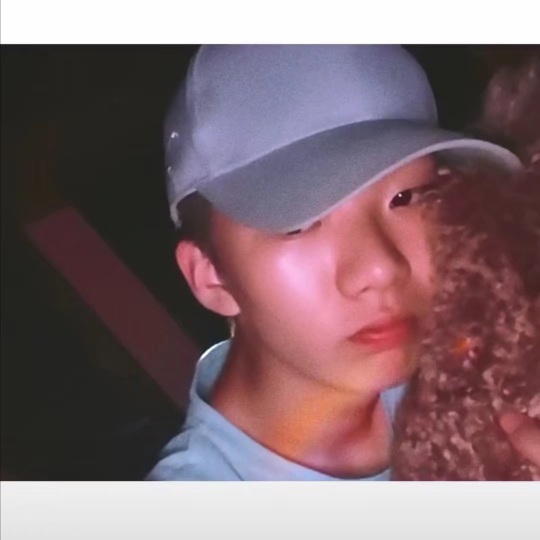
#> input picture Python/practical_training/img/zjm3.jpeg, 1080 x 1079 px (shown at 1/2 size)
$ python '人脸识别.py'
#> lines starting #> are read from the running program, lines starting #| are printed output that depends on the picture; after the words box and inside, x2 and y2 are one past the last pixel; in counts of white or black regions, pixels touching at a corner belong together
import cv2

img=cv2.imread("./img/zjm3.jpeg")
#> img is the input picture: shape (1079, 1080, 3); mean B, G, R 111.9, 106, 129.2
#导入人脸数据特征包
faceData=cv2.CascadeClassifier("./resources/haarcascade_frontalface_alt.xml")

#对比人脸
faces=faceData.detectMultiScale(img,scaleFactor=1.1,minNeighbors=1)
#> faces = [[685, 521, 146, 146]]
# scaleFactor:缩放因子（默认1.3），值越小扫描越细致，越大越容易忽略人脸数据
# minNeighbors:最小邻居值（默认3），值越小越放松，值越大条件越苛刻
print(faces)
#| [[685 521 146 146]]

for x,y,w,h in faces:
    cv2.rectangle(img,pt1=(x,y),pt2=(x+w,y+h),color=[0,0,255],thickness=2)         #绘制矩形
#> this loop made 1 pass
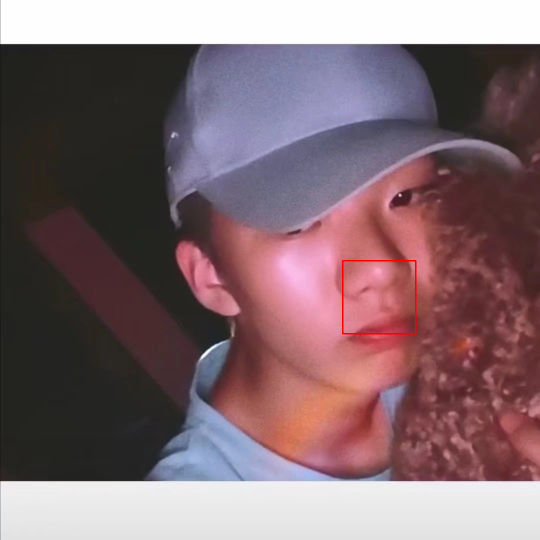
#> img: shape (1079, 1080, 3) (shown at 1/2 size); 0.15% of pixels changed, all inside (x1, y1, x2, y2) = (684, 520, 833, 669)

img=cv2.resize(img,None,fx=0.5,fy=0.5)#等比例缩放窗口
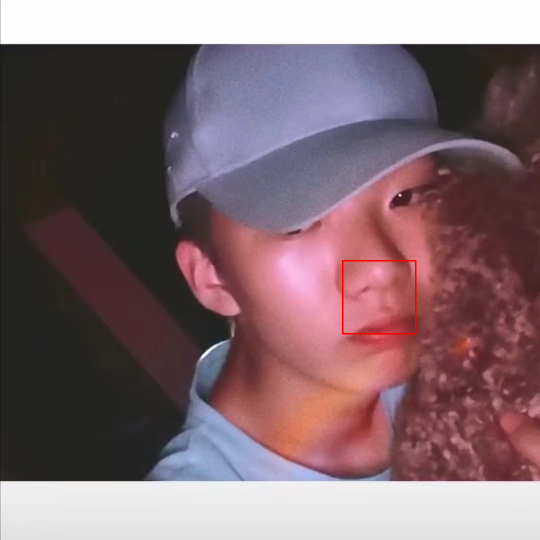
#> img: shape (540, 540, 3); mean B, G, R 112, 106, 129.4
cv2.imshow("赵嘉盟",img) #显示照片
cv2.waitKey()           #窗口等待停留（ms）
cv2.destroyAllWindows()     #释放资源

$ run again, with Python/practical_training/img/zjm2.jpeg copied over Python/practical_training/img/zjm3.jpeg
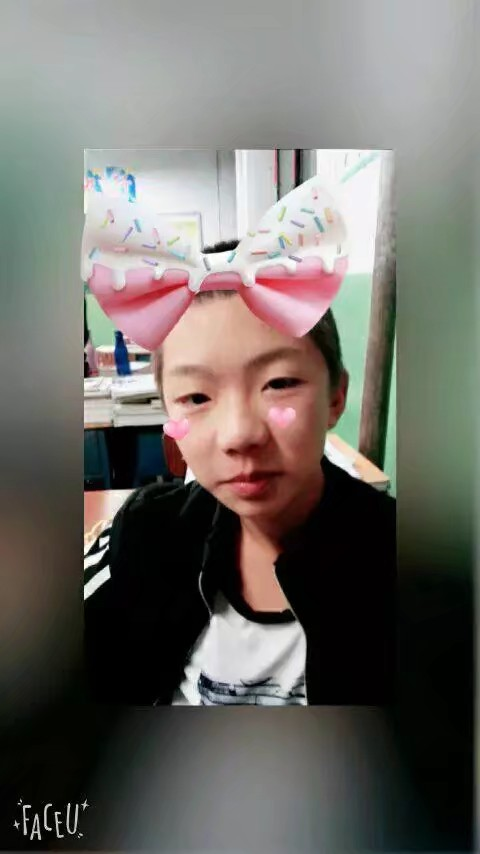
#> input picture Python/practical_training/img/zjm2.jpeg, 480 x 854 px
#> img is the input picture: shape (854, 480, 3); mean B, G, R 103, 108, 111
#> faces = [[136, 309, 211, 211]]
#| [[136 309 211 211]]
#> the loop `for x,y,w,h in faces:` made 1 pass
#> after the loop `for x,y,w,h in faces:`:
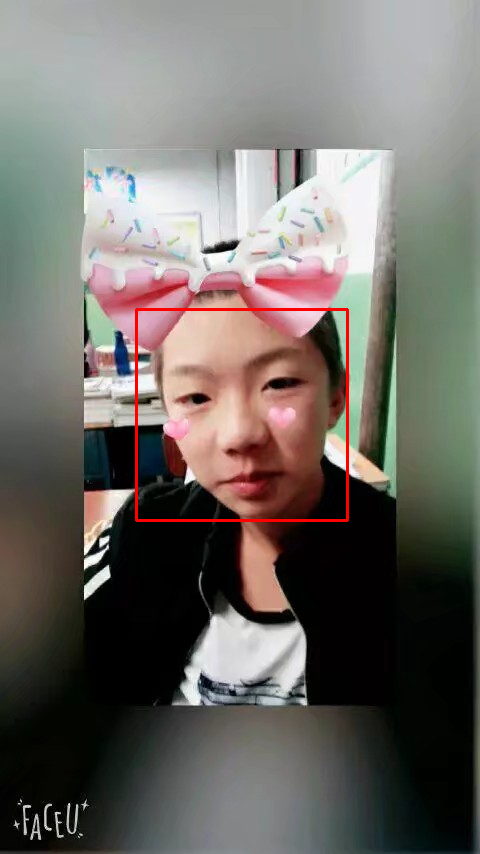
#> img: shape (854, 480, 3); 0.62% of pixels changed, all inside (x1, y1, x2, y2) = (135, 308, 349, 522)
